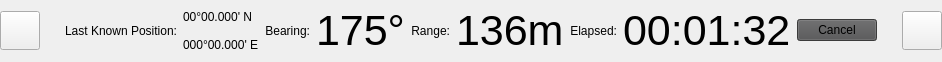
<?xml version="1.0" encoding="UTF-8"?>
<ui version="4.0">
 <class>MOBBar</class>
 <widget class="QWidget" name="MOBBar">
  <property name="geometry">
   <rect>
    <x>0</x>
    <y>0</y>
    <width>942</width>
    <height>62</height>
   </rect>
  </property>
  <layout class="QVBoxLayout" name="verticalLayout_MOB">
   <property name="leftMargin">
    <number>0</number>
   </property>
   <property name="topMargin">
    <number>0</number>
   </property>
   <property name="rightMargin">
    <number>0</number>
   </property>
   <property name="bottomMargin">
    <number>0</number>
   </property>
   <item>
    <layout class="QHBoxLayout" name="horizontalLayout_MOB">
     <property name="sizeConstraint">
      <enum>QLayout::SizeConstraint::SetFixedSize</enum>
     </property>
     <item>
      <layout class="QVBoxLayout" name="verticalLayout_SX">
       <property name="sizeConstraint">
        <enum>QLayout::SizeConstraint::SetFixedSize</enum>
       </property>
       <item>
        <widget class="QToolButton" name="toolButton_Autopilot">
         <property name="icon">
          <iconset resource="../../resources.qrc">
           <normaloff>:/resources/images/bottombar/imagebutton_mob.png</normaloff>:/resources/images/bottombar/imagebutton_mob.png</iconset>
         </property>
         <property name="iconSize">
          <size>
           <width>32</width>
           <height>32</height>
          </size>
         </property>
         <property name="toolButtonStyle">
          <enum>Qt::ToolButtonStyle::ToolButtonTextUnderIcon</enum>
         </property>
        </widget>
       </item>
      </layout>
     </item>
     <item>
      <spacer name="horizontalSpacer">
       <property name="orientation">
        <enum>Qt::Orientation::Horizontal</enum>
       </property>
       <property name="sizeHint" stdset="0">
        <size>
         <width>40</width>
         <height>20</height>
        </size>
       </property>
      </spacer>
     </item>
     <item>
      <layout class="QVBoxLayout" name="verticalLayout_CN">
       <item>
        <layout class="QHBoxLayout" name="horizontalLayout_MOB">
         <item>
          <widget class="QLabel" name="label_LastKnwonPosition">
           <property name="text">
            <string>Last Known Position:</string>
           </property>
           <property name="alignment">
            <set>Qt::AlignmentFlag::AlignRight|Qt::AlignmentFlag::AlignTrailing|Qt::AlignmentFlag::AlignVCenter</set>
           </property>
          </widget>
         </item>
         <item>
          <layout class="QVBoxLayout" name="verticalLayout_LastKnownPosition">
           <item>
            <widget class="QLabel" name="label_Latitude">
             <property name="text">
              <string>00°00.000' N</string>
             </property>
            </widget>
           </item>
           <item>
            <widget class="QLabel" name="label_4">
             <property name="text">
              <string>000°00.000' E</string>
             </property>
            </widget>
           </item>
          </layout>
         </item>
         <item>
          <widget class="QLabel" name="label">
           <property name="text">
            <string>Bearing:</string>
           </property>
           <property name="alignment">
            <set>Qt::AlignmentFlag::AlignRight|Qt::AlignmentFlag::AlignTrailing|Qt::AlignmentFlag::AlignVCenter</set>
           </property>
          </widget>
         </item>
         <item>
          <widget class="QLabel" name="label_BTW">
           <property name="font">
            <font>
             <pointsize>32</pointsize>
            </font>
           </property>
           <property name="text">
            <string>175°</string>
           </property>
           <property name="scaledContents">
            <bool>false</bool>
           </property>
          </widget>
         </item>
         <item>
          <widget class="QLabel" name="label_2">
           <property name="text">
            <string>Range:</string>
           </property>
           <property name="alignment">
            <set>Qt::AlignmentFlag::AlignRight|Qt::AlignmentFlag::AlignTrailing|Qt::AlignmentFlag::AlignVCenter</set>
           </property>
          </widget>
         </item>
         <item>
          <widget class="QLabel" name="label_DTG">
           <property name="font">
            <font>
             <pointsize>32</pointsize>
            </font>
           </property>
           <property name="text">
            <string>136m</string>
           </property>
          </widget>
         </item>
         <item>
          <widget class="QLabel" name="label_3">
           <property name="text">
            <string>Elapsed:</string>
           </property>
           <property name="alignment">
            <set>Qt::AlignmentFlag::AlignRight|Qt::AlignmentFlag::AlignTrailing|Qt::AlignmentFlag::AlignVCenter</set>
           </property>
          </widget>
         </item>
         <item>
          <widget class="QLabel" name="label_Elapsed">
           <property name="font">
            <font>
             <pointsize>32</pointsize>
            </font>
           </property>
           <property name="text">
            <string>00:01:32</string>
           </property>
          </widget>
         </item>
         <item>
          <widget class="QPushButton" name="pushButton_MOB_Cancel">
           <property name="styleSheet">
            <string notr="true">background-color: rgb(82, 82, 83);
border-top-color: rgb(159, 157, 160);
border-left-color: rgb(159, 157, 160);
border-right-color: rgb(83, 83, 84);
border-bottom-color: rgb(83, 83, 84);</string>
           </property>
           <property name="text">
            <string>Cancel</string>
           </property>
          </widget>
         </item>
        </layout>
       </item>
      </layout>
     </item>
     <item>
      <spacer name="horizontalSpacer_2">
       <property name="orientation">
        <enum>Qt::Orientation::Horizontal</enum>
       </property>
       <property name="sizeHint" stdset="0">
        <size>
         <width>40</width>
         <height>20</height>
        </size>
       </property>
      </spacer>
     </item>
     <item>
      <layout class="QVBoxLayout" name="verticalLayout_DX">
       <property name="spacing">
        <number>-1</number>
       </property>
       <property name="sizeConstraint">
        <enum>QLayout::SizeConstraint::SetFixedSize</enum>
       </property>
       <item>
        <widget class="QToolButton" name="toolButton_Hide">
         <property name="icon">
          <iconset resource="../../resources.qrc">
           <normaloff>:/resources/images/bottombar/icon_hide.png</normaloff>:/resources/images/bottombar/icon_hide.png</iconset>
         </property>
         <property name="iconSize">
          <size>
           <width>32</width>
           <height>32</height>
          </size>
         </property>
         <property name="toolButtonStyle">
          <enum>Qt::ToolButtonStyle::ToolButtonTextUnderIcon</enum>
         </property>
        </widget>
       </item>
      </layout>
     </item>
    </layout>
   </item>
  </layout>
 </widget>
 <resources>
  <include location="../../resources.qrc"/>
 </resources>
 <connections/>
</ui>
